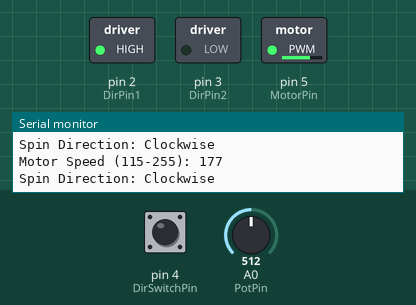
This sketch was run on a simulated Arduino Uno, built with avr-gcc and run on an emulated ATmega328P. Parts: switched loads named in the sketch (green lamp = pin HIGH), the last lines printed to the serial monitor. The test bench sets the inputs (shaded band); at power-on: pin 4 (DirSwitchPin) HIGH, A0 (PotPin) = 512.

Above: at 1.2 s.
1.3 s: pin 4 (DirSwitchPin) pulled LOW for 0.3 s
At 1.63 s:
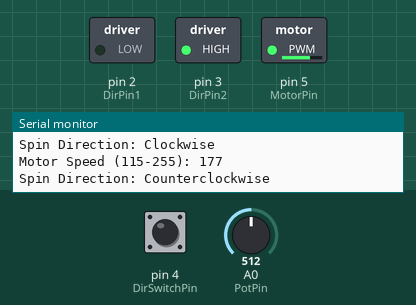
3.2 s: A0 (PotPin) set to 716
At 4.0 s:
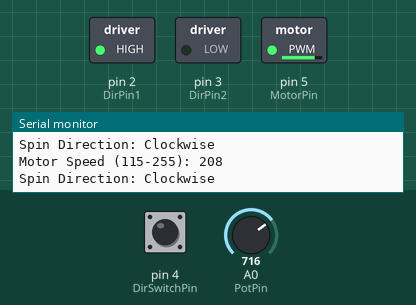
4.7 s: A0 (PotPin) set to 122
At 5.4 s:
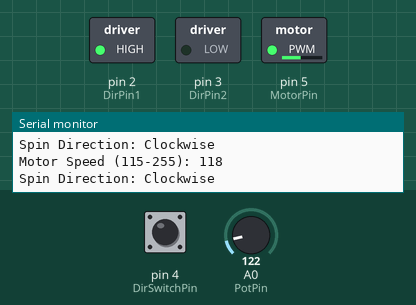
6.2 s: pin 4 (DirSwitchPin) pulled LOW for 1 s
At 6.8 s:
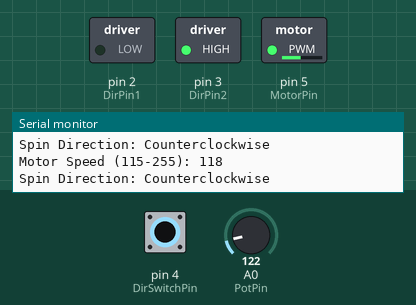
8.7 s: pin 4 (DirSwitchPin) pulled LOW for 3.2 s
At 12.9 s:
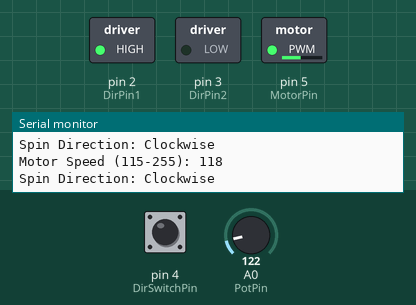
13.5 s: A0 (PotPin) set to 511
At 14.3 s:
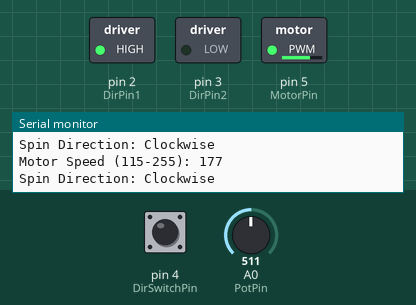
Timing chart, 0 to 16.0 s (numbered marks = the images above; inputs shaded):
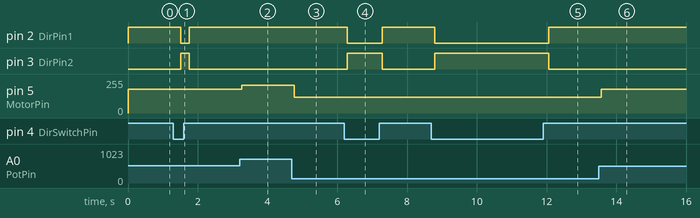

The sketch:

COMPLETED_basic_RC_car_ECC.ino
```cpp
/*
Basic RC Car Project
Build & Code: Arduino Workshop

A. D'Alesio
© Electronics & Computing Club (ECC) 2026
*/

// Pin mappings
const int DirPin1 = 2;
const int DirPin2 = 3;
const int MotorPin = 5;
const int PotPin = A0;
const int DirSwitchPin = 4;

void setup() {
  // Configuring I/O
  pinMode(DirPin1, OUTPUT);
  pinMode(DirPin2, OUTPUT);
  pinMode(MotorPin, OUTPUT);
  pinMode(DirSwitchPin, INPUT_PULLUP);

  Serial.begin(115200);   // Start the serial monitor with a specified baud rate
}

void loop() {
  int RawSpeed = analogRead(PotPin);    // Set the raw readings from the PotPin to a variable
  int SetSpeed = map(RawSpeed, 99, 1023, 115, 255);   // Map the raw potentiometer values to an acceptable range for controlling motor speed
  int SpinDir = digitalRead(DirSwitchPin);    // Read the status of the DirSwitchPin and map value to a variable

  analogWrite(MotorPin, SetSpeed);    // Set the motor speed

  // Print motor settings to the serial monitor
  Serial.print("Motor Speed (115-255): ");
  Serial.println(SetSpeed);
  Serial.print("Spin Direction: ");

  // Conditional statement to change motor direction and print spin direction based on DirSwitchPin
  if (SpinDir) {
    digitalWrite(DirPin1, HIGH);
    digitalWrite(DirPin2, LOW);
    Serial.println("Clockwise");
  }
  else {
    digitalWrite(DirPin1, LOW);
    digitalWrite(DirPin2, HIGH);
    Serial.println("Counterclockwise");
  }

  Serial.println("");   // Print a blank line for readability
  _delay_ms(250);   // Wait a brief moment before reading, setting, and printing values again
}
```

Measured:
- after the input at 1.3 s, pin 2 (DirPin1): HIGH → LOW after 0.21 s, → HIGH 0.25 s later; pin 3 (DirPin2): LOW → HIGH after 0.21 s, → LOW 0.25 s later
- after the input at 3.2 s, pin 5 (MotorPin): 177/255 → 208/255 after 0.07 s
- after the input at 4.7 s, pin 5 (MotorPin): 208/255 → 118/255 after 0.07 s
- after the input at 6.2 s, pin 2 (DirPin1): HIGH → LOW after 0.08 s, → HIGH 1.0 s later; pin 3 (DirPin2): LOW → HIGH after 0.08 s, → LOW 1.0 s later
- after the input at 8.7 s, pin 2 (DirPin1): HIGH → LOW after 0.09 s, → HIGH 3.3 s later; pin 3 (DirPin2): LOW → HIGH after 0.09 s, → LOW 3.3 s later
- after the input at 13.5 s, pin 5 (MotorPin): 118/255 → 177/255 after 0.07 s
